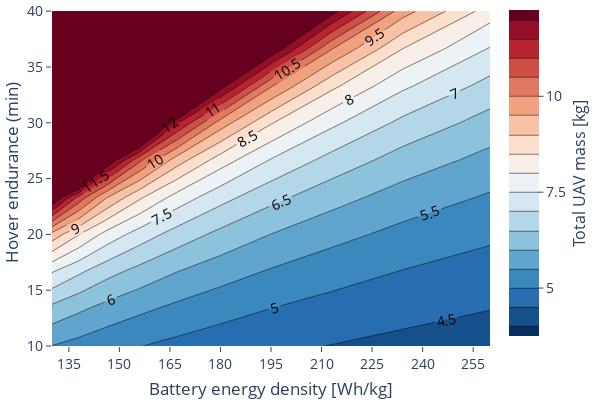

This figure's notebook cell:
### Code cell
import plotly.graph_objects as go
import plotly

df["data:propulsion:multirotor:battery:energy:density"] = df["data:propulsion:multirotor:battery:energy"] / 3.6 / df["data:weight:propulsion:multirotor:battery:mass"]
#df["data:propulsion:multirotor:battery:energy:density:reference"] = df["data:propulsion:multirotor:battery:energy:reference"] / 3.6 / df["data:weight:propulsion:multirotor:battery:mass:reference"]
df["data:propulsion:multirotor:battery:energy:density"] = df["data:propulsion:multirotor:battery:energy:density"].astype(int)

# Set variables to plot
#x_name = list(x_dict.keys())[0]
#y_name = list(x_dict.keys())[1]
x_name = "data:propulsion:multirotor:battery:energy:density"
y_name = "mission:sizing:main_route:hover:duration"#  "data:performance:endurance:hover"
z_name = "data:weight:mtow"

# Reshape data into a grid
x_vals = sorted(df[x_name].unique())
y_vals = sorted(df[y_name].unique())
#y_vals = [val / 1000 for val in y_vals]
z_grid = df.pivot(index=y_name, columns=x_name, values=z_name).values

# Create the contour plot    
fig = go.Figure()
fig.add_trace(go.Contour(
    x=x_vals, y=y_vals, z=z_grid, 
    connectgaps=True,
    line_smoothing=0.0,
    contours=dict(start=4.0, end=12, size=0.5, showlabels=True),
    #contours=dict(start=df[z_name].min(), end=df[z_name].max(), size=0.00000025, showlabels=True),
    #contours_coloring='heatmap', # can also be 'lines', or 'none'
    colorbar=dict(
        title='Total UAV mass [kg]', # title here
        titleside='right',
        titlefont=dict(size=16),
        ticks='outside'
    ),
    colorscale='RdBu_r' # Blackbody,Bluered,Blues,Cividis,Earth,Electric,Greens,Greys,Hot,Jet,Picnic,Portland,Rainbow,RdBu,Reds,Viridis,YlGnBu,YlOrRd. (add '_r' for reversed)
))

#fig.add_trace(go.Scatter(x=df[x_name], y=df[y_name], mode='markers'))

# Update layout
fig.update_layout(title=None, width=600, height=400, paper_bgcolor='rgba(0,0,0,0)',  plot_bgcolor='rgba(0,0,0,0)', font=dict(size=14),
                 margin=dict(l=10, r=10, t=0, b=0))
fig.update_xaxes(title='Battery energy density [Wh/kg]', ticks='outside', dtick=15, range=[130,260])
fig.update_yaxes(title='Hover endurance (min)', ticks='outside', range=[10,41])

# Display the plot
fig.show()
plotly.io.write_image(fig, 'output_file.pdf', format='pdf')

### Figure 1 — Plotly figure (JSON) as saved in the notebook; plotly's stock layout.template omitted (floating-point values rounded to 4 significant figures)
{"data": [{"colorbar": {"ticks": "outside", "title": {"font": {"size": 16}, "side": "right", "text": "Total UAV mass [kg]"}}, "colorscale": [[0, "rgb(5,48,97)"], [0.1, "rgb(33,102,172)"], [0.2, "rgb(67,147,195)"], [0.3, "rgb(146,197,222)"], [0.4, "rgb(209,229,240)"], [0.5, "rgb(247,247,247)"], [0.6, "rgb(253,219,199)"], [0.7, "rgb(244,165,130)"], [0.8, "rgb(214,96,77)"], [0.9, "rgb(178,24,43)"], [1, "rgb(103,0,31)"]], "connectgaps": true, "contours": {"end": 12, "showlabels": true, "size": 0.5, "start": 4}, "line": {"smoothing": 0}, "type": "contour", "x": [130, 138, 146, 156, 167, 180, 195, 213, 234, 261], "y": [10, 13.33, 16.67, 20, 23.33, 26.67, 30, 33.33, 36.67, 40], "z": [[5.491, 5.322, 5.163, 5.013, 4.871, 4.736, 4.608, 4.487, 4.372, 4.263], [6.356, 6.083, 5.832, 5.599, 5.383, 5.182, 4.995, 4.821, 4.658, 4.505], [7.536, 7.085, 6.686, 6.33, 6.01, 5.719, 5.452, 5.207, 4.983, 4.777], [9.328, 8.51, 7.84, 7.276, 6.791, 6.368, 5.994, 5.66, 5.357, 5.084], [12.7, 10.84, 9.556, 8.586, 7.816, 7.183, 6.649, 6.19, 5.788, 5.432], [null, 16.4, 12.64, 10.62, 9.261, 8.256, 7.468, 6.826, 6.288, 5.827], [null, null, null, 14.72, 11.59, 9.782, 8.543, 7.614, 6.881, 6.279], [null, null, null, null, 16.9, 12.28, 10.06, 8.634, 7.602, 6.806], [null, null, null, null, null, 18.53, 12.52, 10.04, 8.514, 7.434], [null, null, null, null, null, null, 18.45, 12.22, 9.727, 8.202]]}], "layout": {"font": {"size": 14}, "height": 400, "margin": {"b": 0, "l": 10, "r": 10, "t": 0}, "paper_bgcolor": "rgba(0, 0, 0, 0)", "plot_bgcolor": "rgba(0, 0, 0, 0)", "title": {}, "width": 600, "xaxis": {"dtick": 15, "range": [130, 260], "ticks": "outside", "title": {"text": "Battery energy density [Wh/kg]"}, "type": "linear"}, "yaxis": {"range": [10, 41], "ticks": "outside", "title": {"text": "Hover endurance (min)"}, "type": "linear"}}}
